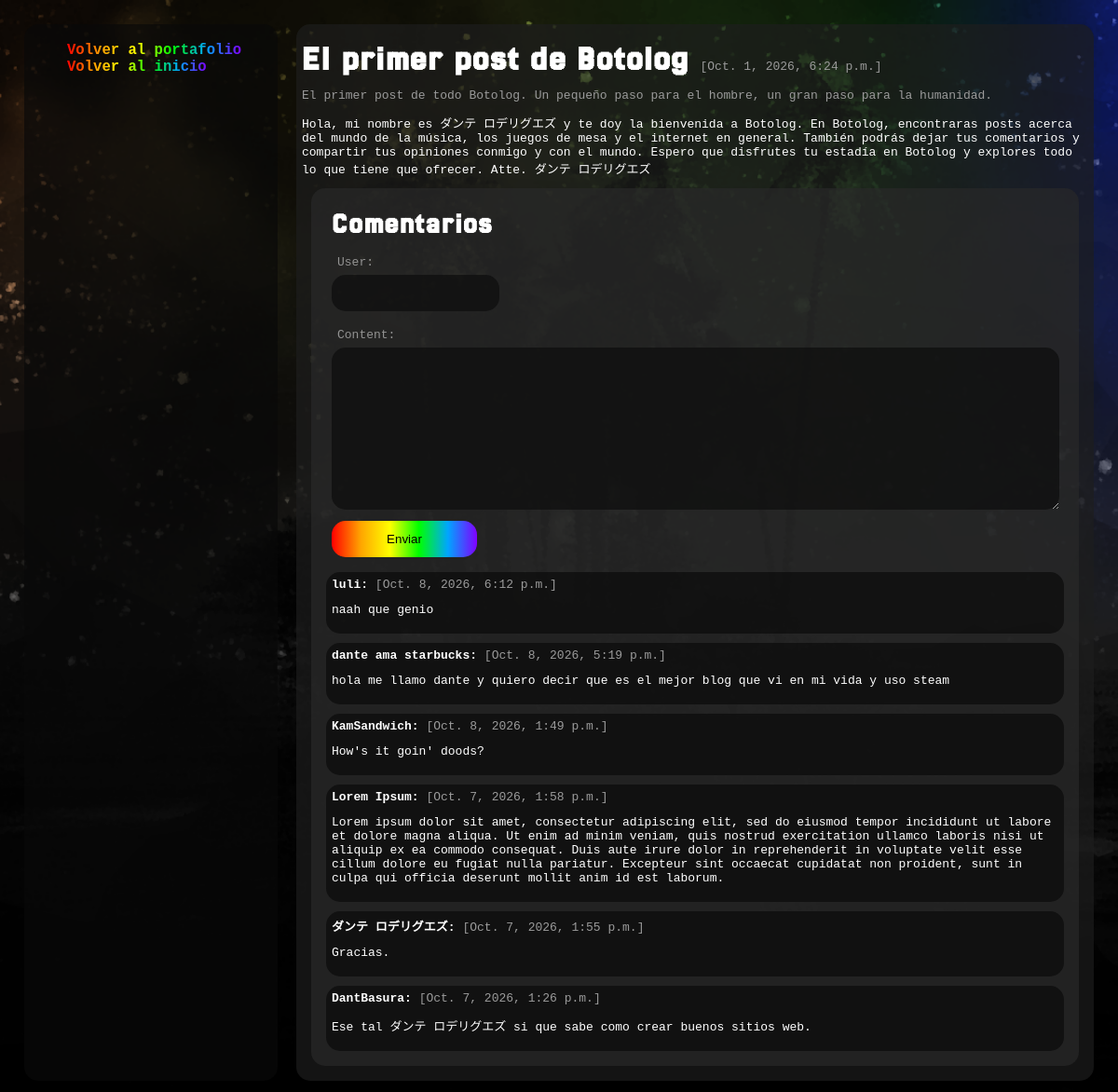
The app's page /blog/primer_post, older data.
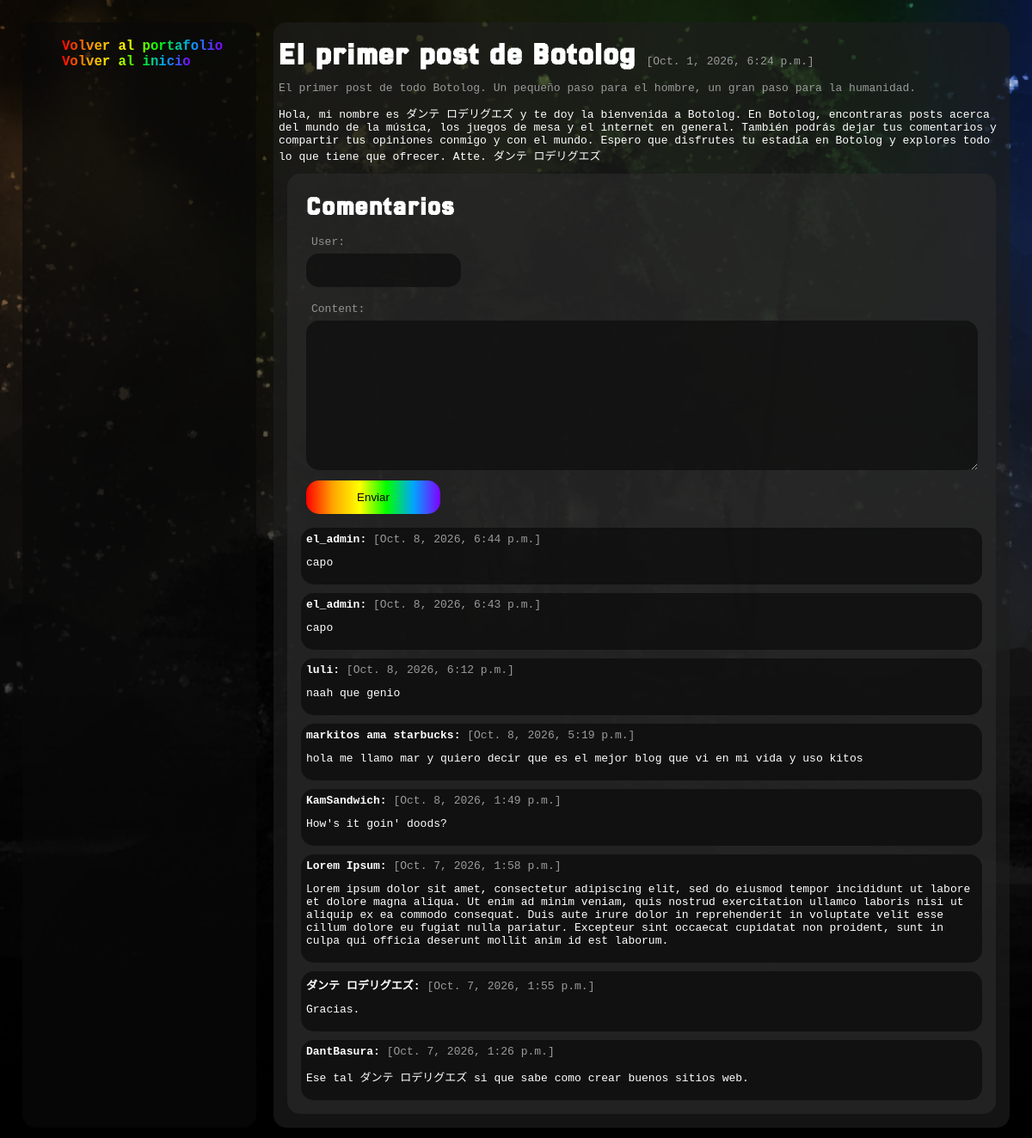
The same page, newer data.
### _Blog/models.py (models this page shows, shortened)
class Post(models.Model):
    heading = models.CharField(max_length = 255)
    shortened_heading = models.CharField(max_length = 255)
    slug = models.SlugField()
    drophead = models.TextField()
    content = models.TextField()
    date = models.DateTimeField(auto_now_add = True)

class Comment(models.Model):
    post = models.ForeignKey(Post, related_name = 'comments', on_delete = models.CASCADE)
    user = models.CharField(max_length = 255)
    content = models.TextField()
    date = models.DateTimeField(auto_now_add = True)
    class Meta:
        ordering = ('-date'),

### _Blog/views.py (the view)
# urls.py: path('<slug:slug>', views.detail, name = 'detail')
def detail(request, slug):
    post = get_object_or_404(Post, slug = slug)
    if request.method == 'POST':
        form = CommentForm(request.POST)
        if form.is_valid():
            comment = form.save(commit = False)
            comment.post = post
            comment.save()
            return redirect('blog:detail', slug = slug)
    else:
        form = CommentForm()
    return render(request, '_Blog/detail.html', {
        'post': post,
        'form': form
    })

### _Blog/forms.py
class CommentForm(ModelForm):
    def __init__(self, *args, **kwargs):
        super(CommentForm, self).__init__(*args, **kwargs)
        self.fields['user'].widget.attrs.update({'class': 'form short'})
        self.fields['content'].widget.attrs.update({'class': 'form long'})
    class Meta:
        model = Comment
        fields = ('user', 'content')

### _Blog/templates/_Blog/detail.html (shortened to what this page needs)
{% extends '_Blog/base.html'%}
{% block navegation %}
    <li>
        <a href = '{% url "portfolio:index" %}'
        target = '_self'>
            Volver al portafolio
        </a>
    </li>
    <li>
        <a href = '{% url "blog:index" %}'
        target = '_self'>
            Volver al inicio
        </a>
    </li>
{% endblock %}
{% block content %}
    <header>
        <h1 class = 'heading'>
            {{ post.heading }}
        </h1>
        <p class = 'date'>
            [{{ post.date }}]
        </p>
    </header>
    <summary>
        <p class = 'drophead'>
            {{ post.drophead }}
        </p>
    </summary>
    <main>
        <p class = ''>
            {{ post.content }}
        </p>
    </main>
    <aside class = 'basket comments'>
        <div class = 'basket forms'>
            <h2 class = ' heading'>
                Comentarios
            </h2>
            <form method = 'post'
            Waction = '.'>
                {{ form.as_p }}
                <button class = 'form short submit'>
                    Enviar
                </button>
            </form>
        </div>
        {% for comment in post.comments.all %}
        <div class = 'self-basket comment'>
            <p class = 'username'>
                <strong> {{ comment.user }}: </strong>
            </p>
            <p class = 'date'>
                [{{ comment.date }}]
            </p>
            <p>
                {{ comment.content }}
            </p>
        </div>
        {% endfor %}
    </aside>
{% endblock %}

### _Blog/templates/_Blog/base.html (shortened to what this page needs)
{% load static %}
<!DOCTYPE html>
<html lang = "es">
    <head>
        <link rel = 'stylesheet' href = "{% static 'style.css' %}">
    </head>
    <body class = 'basket all'>
        <nav class = 'basket navegation'>
            <ul class = 'navegation-links'>
                {% block navegation %}
                {% endblock %}
            </ul>
        </nav>
        <div class = 'basket posts'>
            {% block content %}
            {% endblock %}
        </div>
    </body>
</html>

### _Blog/static/style.css (style rules this page uses)
:root { --basket-color-main: #1f1f1fab; --basket-color-secondary: #292929ab; --basket-color-aside: #0a0a0aab; --text-color-main: #ffffff; --text-color-secondary: #9b9b9b; --rainbow: linear-gradient(to right, #ff0000, #ffa500, #ffff00, #00ff00, #00a5ff, #8000ff); }
html { background-image: url(images/background.png); background-position: center; background-attachment: fixed; background-size: cover; font-family: monospace; color: var(--text-color-main); }
.basket, .self-basket { padding: 6px; margin: 10px; border: 6px; border-radius: 15px; }
.basket.all { display: grid; grid-template-areas: 'navegation posts'; grid-template-columns: 1fr 3fr; }
.basket.navegation, .self-basket.comment { background-color: var(--basket-color-aside); }
.basket.posts { background-color: var(--basket-color-main) }
.basket.comments { background-color: var(--basket-color-secondary) }
header, p { margin-top: 12px; margin-bottom: 12px; }
.heading, .logo { font-family: Jersey25; letter-spacing: 2px; }
.heading { display: inline; }
h1.heading { font-size: 2.4em; }
h2.heading { font-size: 2em; }
.navegation-links { list-style-type: none; }
.drophead, .date { font-size: 1em; color: var(--text-color-secondary); }
.date { display: inline; }
.form { padding: 12px; border: 6px; border-radius: 15px; margin: 0px; background-color: #0f0f0fc4; display: block; color: #ffffff; cursor: text; }
.form.short { width: 20%; }
.form.long { width: 97%; }
.form.short.submit { background: var(--rainbow); color: #000000; cursor: pointer; }
label { margin: 6px; display: inline-block; opacity: 0.5; }
.username { display: inline; }
a { font-size: 1.2em; font-weight: bold; text-decoration: solid; background: var(--rainbow); -webkit-background-clip: text; -webkit-text-fill-color: transparent; }

Row changes from the older to the newer data that the page shows:
added Comment: user "el_admin", date "Oct. 8, 2026, 6:44 p.m.", content "capo"
added Comment: user "el_admin", date "Oct. 8, 2026, 6:43 p.m.", content "capo"
changed Comment: user "dante ama starbucks" → "markitos ama starbucks"; content "hola me llamo dante y quiero decir que es el mejor blog que vi en mi vida y uso steam" → "hola me llamo mar y quiero decir que es el mejor blog que vi en mi vida y uso kitos"
